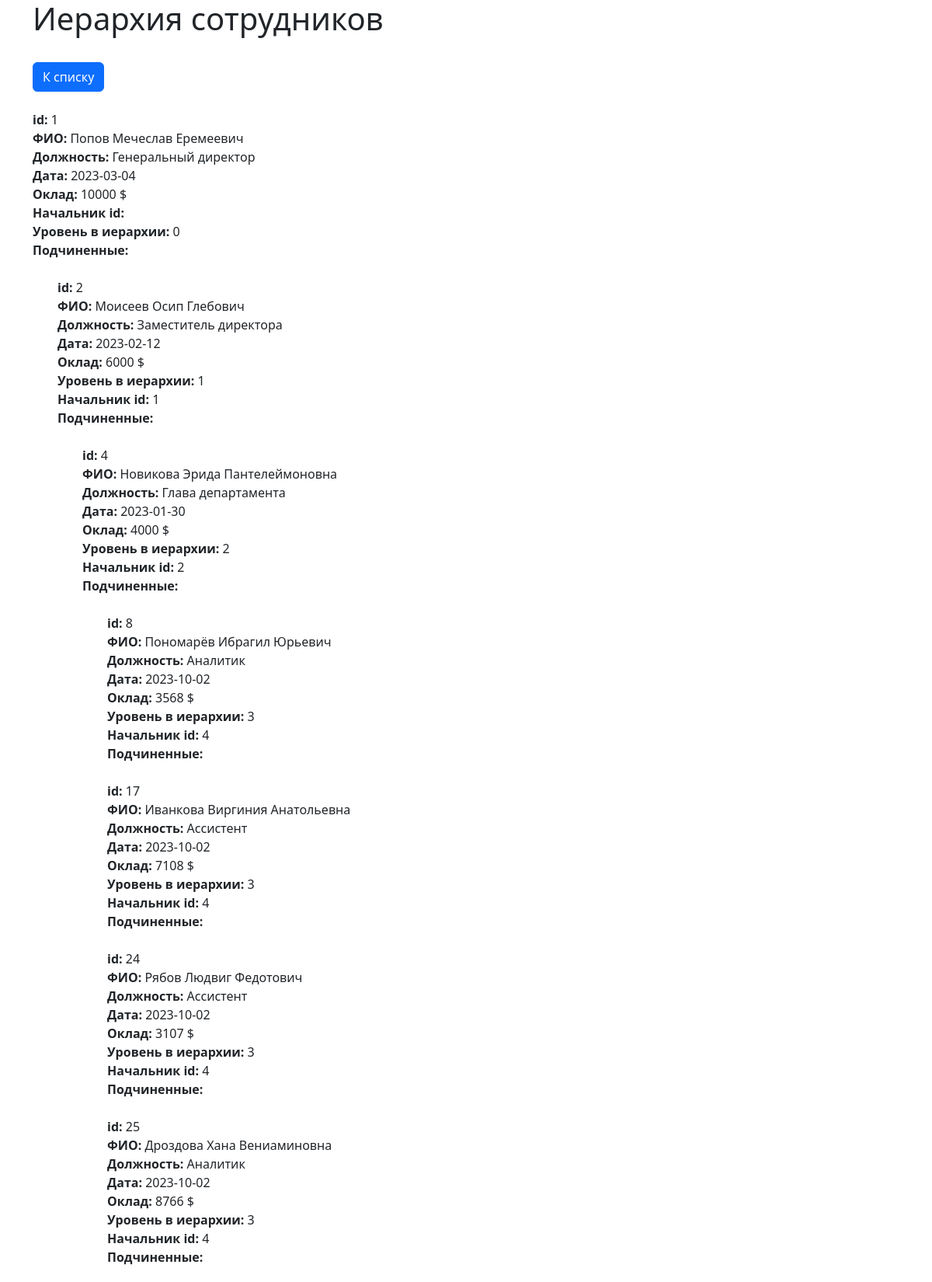
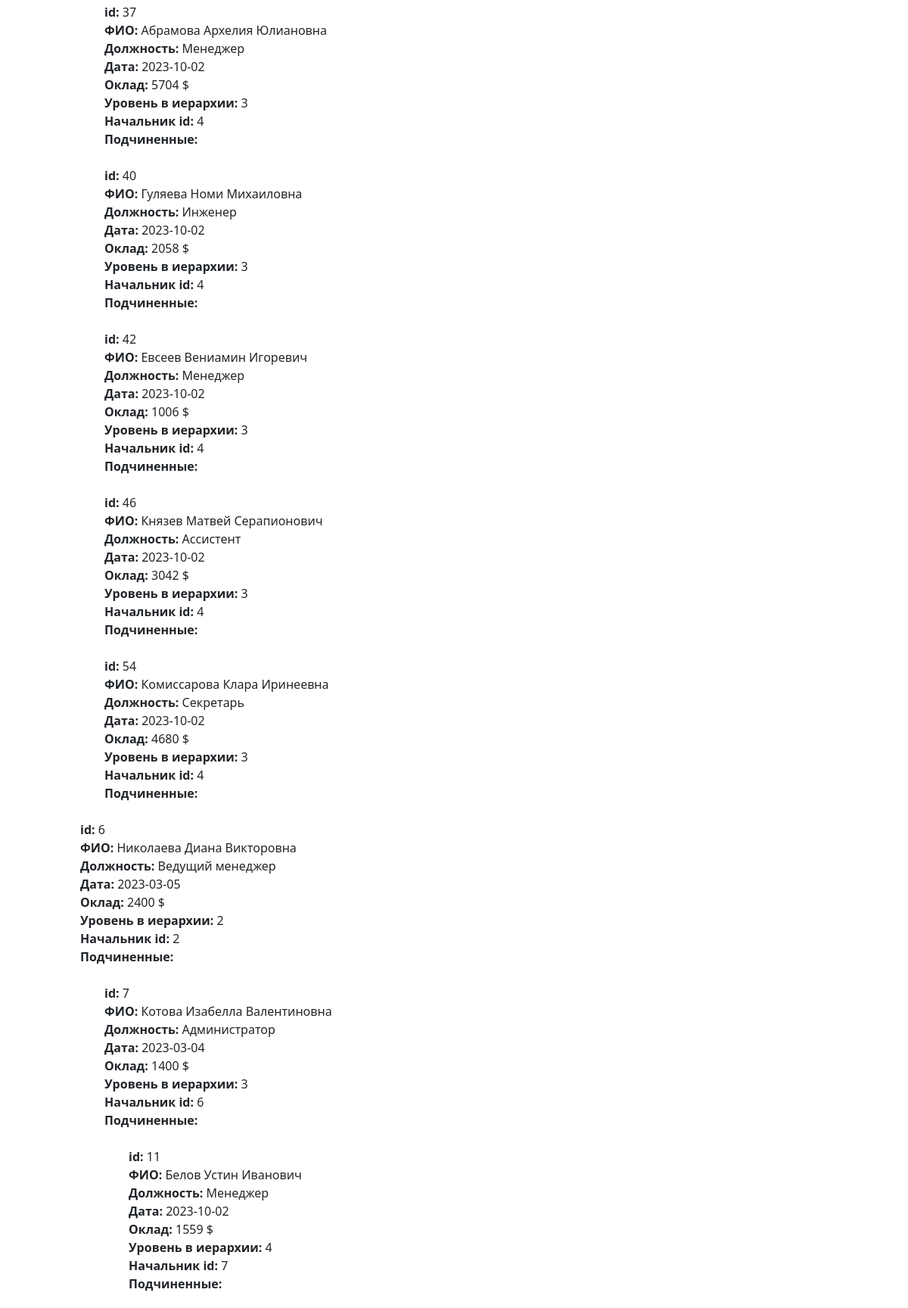
The page /employees/v1/ (upper part) on the database its author committed (2 pictures, top to bottom).
### model.py (models this page shows)
class Employee_0(db.Model):
    id = db.Column(db.Integer, primary_key=True, nullable=False)
    fullname = db.Column(db.String)
    position = db.Column(db.String)
    day = db.Column(db.Date)
    salary = db.Column(db.Integer)
    level = db.Column(db.Integer)
    subordinates = db.relationship('Employee_1', backref='employee_0')

class Employee_1(db.Model):
    id = db.Column(db.Integer, primary_key=True, nullable=False)
    fullname = db.Column(db.String)
    position = db.Column(db.String)
    day = db.Column(db.Date)
    salary = db.Column(db.Integer)
    level = db.Column(db.Integer)
    boss_id = db.Column(db.Integer, db.ForeignKey('employee_0.id', ondelete='SET NULL'))
    subordinates = db.relationship('Employee_2', backref='employee_1')

class Employee_2(db.Model):
    id = db.Column(db.Integer, primary_key=True, nullable=False)
    fullname = db.Column(db.String)
    position = db.Column(db.String)
    day = db.Column(db.Date)
    salary = db.Column(db.Integer)
    level = db.Column(db.Integer)
    boss_id = db.Column(db.Integer, db.ForeignKey('employee_1.id', ondelete='SET NULL'))
    subordinates = db.relationship('Employee_3', backref='employee_2')

class Employee_3(db.Model):
    id = db.Column(db.Integer, primary_key=True, nullable=False)
    fullname = db.Column(db.String)
    position = db.Column(db.String)
    day = db.Column(db.Date)
    salary = db.Column(db.Integer)
    level = db.Column(db.Integer)
    boss_id = db.Column(db.Integer, db.ForeignKey('employee_2.id', ondelete='SET NULL'))
    subordinates = db.relationship('Employee_4', backref='employee_3')

class Employee_4(db.Model):
    id = db.Column(db.Integer, primary_key=True, nullable=False)
    fullname = db.Column(db.String)
    position = db.Column(db.String)
    day = db.Column(db.Date)
    salary = db.Column(db.Integer)
    level = db.Column(db.Integer)
    boss_id = db.Column(db.Integer, db.ForeignKey('employee_3.id', ondelete='SET NULL'))

### main.py (the view)
@app.route(API_ROOT, methods=["GET"])
def show():
    employees = Employee_0.query.all()
    return render_template('main_page.html', employees=employees)

### templates/main_page.html (shortened to what this page needs)
<!DOCTYPE html>
<html lang="en">
<head>
    <link href="https://cdn.jsdelivr.net/npm/bootstrap@5.3.2/dist/css/bootstrap.min.css" rel="stylesheet">
</head>
<body>
<div class="container">
<header>
<h1> Иерархия сотрудников </h1>
    </header>
<br>
<a class="btn btn-primary" href= "{{ url_for('sort_by', argument='id') }}" role="button"> К списку </a>
<br> <br>
{%- for em in employees %}
    <strong> id: </strong> {{ em.id }}   <br>
    <strong> ФИО: </strong> {{ em.fullname }}  <br>
    <strong> Должность: </strong> {{ em.position }} <br>
    <strong> Дата:  </strong> {{ em.day }} <br>
    <strong> Оклад: </strong> {{ em.salary }} $ <br>
    <strong> Начальник id: </strong> {{ em.boss_id }}  <br>
    <strong> Уровень в иерархии: </strong> {{ em.level }} <br>
    <strong> Подчиненные:  </strong> <br>
<ul>
  <br> {%- for sub in em.subordinates %}
                <strong> id: </strong> {{ sub.id }} <br>
				<strong> ФИО:</strong> {{ sub.fullname }} <br>
				<strong> Должность:</strong> {{ sub.position }} <br>
                <strong> Дата:  </strong> {{ sub.day }} <br>
				<strong> Оклад:</strong> {{ sub.salary }} $<br>
                <strong> Уровень в иерархии: </strong> {{ sub.level }} <br>
                <strong> Начальник id: </strong> {{ sub.boss_id }}  <br>
				<strong> Подчиненные:  </strong> <br>
                <ul>
                <br>  {%- for sub in sub.subordinates %}
                <strong> id: </strong> {{ sub.id }} <br>
				<strong> ФИО:</strong> {{ sub.fullname }} <br>
				<strong> Должность:</strong> {{ sub.position }} <br>
                <strong> Дата:  </strong> {{ sub.day }} <br>
				<strong> Оклад:</strong> {{ sub.salary }} $<br>
                <strong> Уровень в иерархии: </strong> {{ sub.level }} <br>
                    <strong> Начальник id: </strong> {{ sub.boss_id }}  <br>
				<strong> Подчиненные:  </strong> <br>
                     <ul>
                <br>  {%- for sub in sub.subordinates %}
                <strong> id: </strong> {{ sub.id }} <br>
				<strong> ФИО:</strong> {{ sub.fullname }} <br>
				<strong> Должность:</strong> {{ sub.position }} <br>
                <strong> Дата:  </strong> {{ sub.day }} <br>
				<strong> Оклад:</strong> {{ sub.salary }} $<br>
                <strong> Уровень в иерархии: </strong> {{ sub.level }} <br>
                         <strong> Начальник id: </strong> {{ sub.boss_id }}  <br>
				<strong> Подчиненные:  </strong> <br>
                          <ul>
                <br>  {%- for sub in sub.subordinates %}
                <strong> id: </strong> {{ sub.id }} <br>
				<strong> ФИО:</strong> {{ sub.fullname }} <br>
				<strong> Должность:</strong> {{ sub.position }} <br>
                <strong> Дата:  </strong> {{ sub.day }} <br>
				<strong> Оклад:</strong> {{ sub.salary }} $<br>
                <strong> Уровень в иерархии: </strong> {{ sub.level }} <br>
                              <strong> Начальник id: </strong> {{ sub.boss_id }}  <br>
				<strong> Подчиненные:  </strong> <br>
                <br>
{%- endfor %}
</ul>
{%- endfor %}
</ul>
{%- endfor %}
</ul>
{%- endfor %}
</ul>
{%- endfor %}
</div>
</body>
</html>

### rows shown on the page
Employee_0: id "1", fullname "Попов Мечеслав Еремеевич", position "Генеральный директор", day "2023-03-04", salary "10000", level "0"
Employee_1: id "2", fullname "Моисеев Осип Глебович", position "Заместитель директора", day "2023-02-12", salary "6000", level "1", boss_id "1"
Employee_2: id "4", fullname "Новикова Эрида Пантелеймоновна", position "Глава департамента", day "2023-01-30", salary "4000", level "2", boss_id "2"
Employee_3: id "8", fullname "Пономарёв Ибрагил Юрьевич", position "Аналитик", day "2023-10-02", salary "3568", level "3", boss_id "4"
Employee_3: id "17", fullname "Иванкова Виргиния Анатольевна", position "Ассистент", day "2023-10-02", salary "7108", level "3", boss_id "4"
Employee_3: id "24", fullname "Рябов Людвиг Федотович", position "Ассистент", day "2023-10-02", salary "3107", level "3", boss_id "4"
Employee_3: id "25", fullname "Дроздова Хана Вениаминовна", position "Аналитик", day "2023-10-02", salary "8766", level "3", boss_id "4"
Employee_3: id "37", fullname "Абрамова Архелия Юлиановна", position "Менеджер", day "2023-10-02", salary "5704", level "3", boss_id "4"
Employee_3: id "40", fullname "Гуляева Номи Михаиловна", position "Инженер", day "2023-10-02", salary "2058", level "3", boss_id "4"
Employee_3: id "42", fullname "Евсеев Вениамин Игоревич", position "Менеджер", day "2023-10-02", salary "1006", level "3", boss_id "4"
Employee_3: id "46", fullname "Князев Матвей Серапионович", position "Ассистент", day "2023-10-02", salary "3042", level "3", boss_id "4"
Employee_3: id "54", fullname "Комиссарова Клара Иринеевна", position "Секретарь", day "2023-10-02", salary "4680", level "3", boss_id "4"
Employee_2: id "6", fullname "Николаева Диана Викторовна", position "Ведущий менеджер", day "2023-03-05", salary "2400", level "2", boss_id "2"
Employee_3: id "7", fullname "Котова Изабелла Валентиновна", position "Администратор", day "2023-03-04", salary "1400", level "3", boss_id "6"
Employee_4: id "11", fullname "Белов Устин Иванович", position "Менеджер", day "2023-10-02", salary "1559", level "4", boss_id "7"
